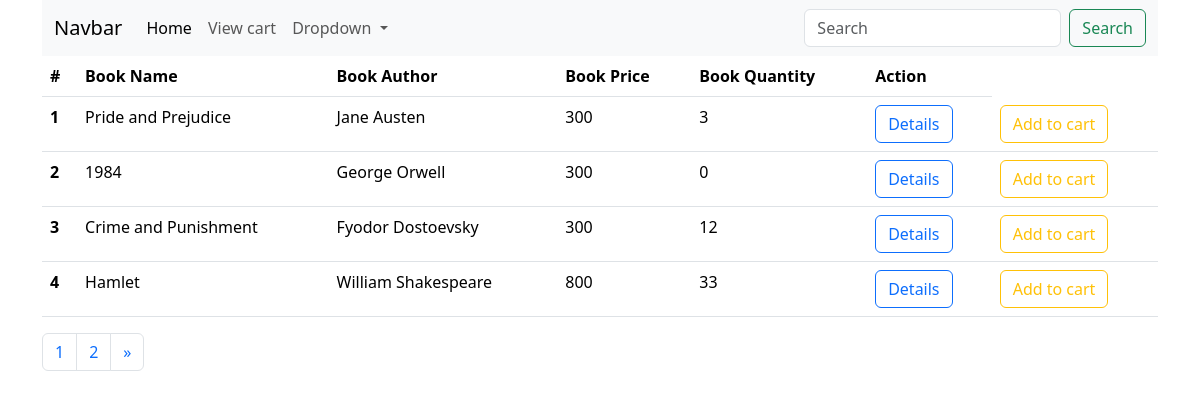
The page /user/ on the database its author committed.
### bookapp/models.py (models this page shows, shortened)
class Book(models.Model):
    title=models.CharField(max_length=200,null=True)
    price= models.IntegerField(null=True)
    image=models.ImageField(upload_to='book_media')
    quantity=models.IntegerField()
    author =models.ForeignKey(Author, on_delete=models.CASCADE)

class Author(models.Model):
    name =models.CharField(max_length=200,null=True)
    def __str__(self):
        return '{}'.format(self.name)

### userapp/views.py (the view)
# urls.py: path('',views.listBook,name='booklist'),
def listBook(request):
    books=Book.objects.all()
    paginator=Paginator(books,4)
    page_number=request.GET.get('page')
    try:
        page=paginator.get_page(page_number)
    except EmptyPage:
        page=paginator.page(page_number.num_pages)
    return render(request,'user/userlistbook.html',{'books':books,'page':page})

### templates/user/userlistbook.html (shortened to what this page needs)
<!doctype html>
<html lang="en">
<head>
  <link href="https://cdn.jsdelivr.net/npm/bootstrap@5.3.2/dist/css/bootstrap.min.css" rel="stylesheet">
</head>
<body>
<div class="container">
<nav class="navbar navbar-expand-lg bg-body-tertiary">
  <div class="container-fluid">
    <a class="navbar-brand" href="#">Navbar</a>
    <div class="collapse navbar-collapse" id="navbarSupportedContent">
      <ul class="navbar-nav me-auto mb-2 mb-lg-0">
        <li class="nav-item">
          <a class="nav-link active" aria-current="page" href="#">Home</a>
        </li>
        <li class="nav-item">
          <a class="nav-link" href="{% url 'viewcart' %}">View cart</a>
        </li>
        <li class="nav-item dropdown">
          <a class="nav-link dropdown-toggle" href="#" role="button" data-bs-toggle="dropdown" aria-expanded="false">
            Dropdown
          </a>
        </li>
      </ul>
      <form class="d-flex" role="search" method="get" action="{% url 'usersearch' %}">
        <input class="form-control me-2" type="search" placeholder="Search" aria-label="Search" name="q">
        <button class="btn btn-outline-success" type="submit">Search</button>
      </form>
    </div>
  </div>
</nav>
  <table class="table">
  <thead>
    <tr>
      <th scope="col">#</th>
      <th scope="col">Book Name</th>
      <th scope="col">Book Author</th>
            <th scope="col">Book Price</th>
        <th scope="col">Book Quantity</th>
            <th scope="col">Action</th>
    </tr>
  </thead>
  <tbody>
    {% for book in page %}
        <tr>
             <th scope="row">{{forloop.counter}}</th>
            <td>{{ book.title }}</td>
              <td>{{ book.author }}</td>
            <td>{{ book.price }}</td>
          <td>{{ book.quantity }}</td>
          <td><a  href="{% url 'userdetails' book.id  %}" class="btn btn-outline-primary">Details</a></td>
          <td><a href="{% url 'add_to_cart' book.id  %}" class="btn btn-outline-warning"> Add to cart</a></td>
        </tr>
    {% endfor %}
  </tbody>
</table>
<nav aria-label="Page navigation example">
  <ul class="pagination">
      {% for num in page.paginator.page_range %}
    <li class="page-item {% if page.number == num %}activate{% endif %}" >
        <a class="page-link" href="?page={{ num }}">{{ num }}</a>
    </li>
      {% endfor %}
      {% if page.has_next %}
    <li class="page-item">
      <a class="page-link" href="?page={{ page.next_page_number }}" aria-label="Next">
        <span aria-hidden="true">&raquo;</span>
      </a>
    </li>
      {% endif %}
  </ul>
</nav>
</div>
</body>
</html>

### rows shown on the page
Book: title "Pride and Prejudice", author "Jane Austen", price "300", quantity "3"
Book: title "1984", author "George Orwell", price "300", quantity "0"
Book: title "Crime and Punishment", author "Fyodor Dostoevsky", price "300", quantity "12"
Book: title "Hamlet", author "William Shakespeare", price "800", quantity "33"

### other values the page prints
{{ num }} "1" "2"
